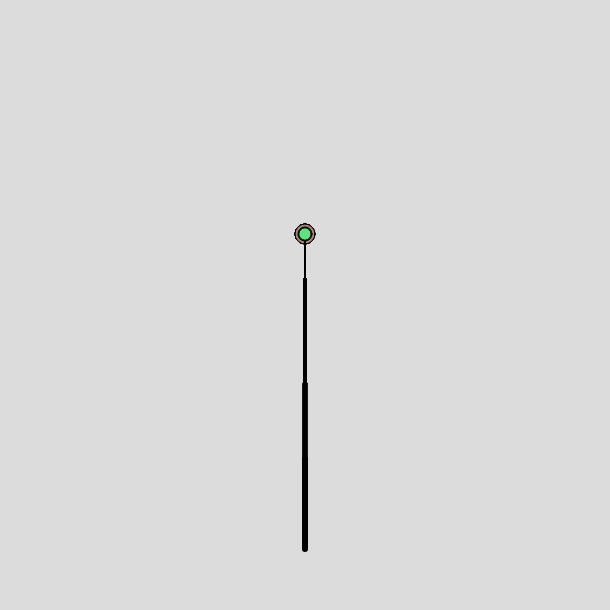
Frame 1 (no input)
Frame 60 (no input): identical to frame 1, image omitted
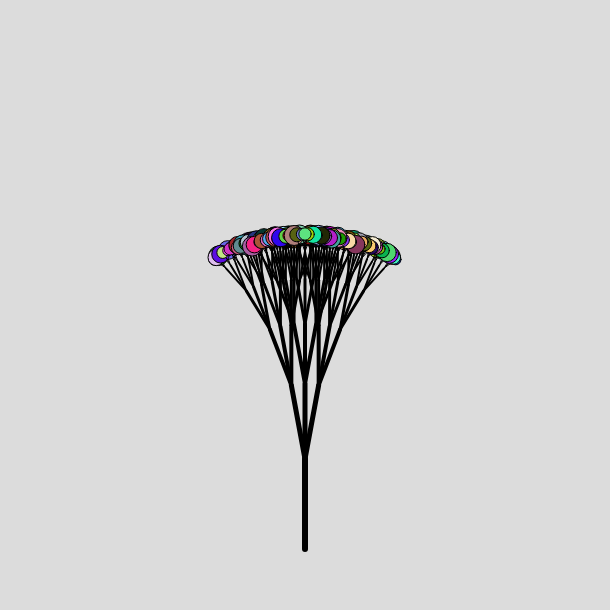
Frame 120 (the mouse pressed at the canvas centre since frame 60)

The p5.js sketch that drew these frames (run headless with seeded random() and noise() and a simulated clock; from frame 60 on, the mouse is pressed at the canvas centre):

// p5.js sketch
// ── sketch.js
// Balloon Tree
// Derinsola Bolaji
// 6th December 2023

// Global Variables
let scale = 15;
let balloonNumber;
let tree = 2;
let seed;

function setup() {
  seed = random(1,10000);
  createCanvas(610, 610);
}

function draw() {
  //setting the random seed
  randomSeed(seed);
  background(220);
  //calling drawTree()
  drawTree(width / 2, height * 0.9, 90, 6);
}

function drawLine(x1, y1, x2, y2, depth) {
  //draw a line segment connecting (x1,y1) to (x2,y2)
  line(x1, y1, x2, y2);
}

function drawTree(x1, y1, angle, depth) {
  let moveTree = map(mouseX, 0, width, 0, 21);
  if (depth > 0) {
    let x2 = x1 + (cos(radians(angle)) * depth * scale); 
    //calculate endpoints of current branch
    let y2 = y1 - (sin(radians(angle)) * depth * scale); 
    //using trigratios. Get shorter based on depth
    strokeWeight(depth);
    drawLine(x1, y1, x2, y2, depth);
    drawLeaf(x2,y2,depth);
    //for a 3-branch tree:
    drawTree(x2, y2, angle - moveTree, depth - 1);
    drawTree(x2, y2, angle + moveTree, depth - 1);
    drawTree(x2, y2, angle, depth - 1); 
  }
}

function drawLeaf(x,y,d){
  //drawing the balloons on each branch 
  if(d<tree){
    let v = 6-d;
    fill(random(255), random(255),random(255));
    ellipse(x,y,random(v*2, v*4));
  }
}

function keyPressed(){
//setting x key to place balloons at each depth
  if(key === "x") tree++;
  //setting z key to remove placed balloons from each depth
  else if(key === "z") tree--;
}
